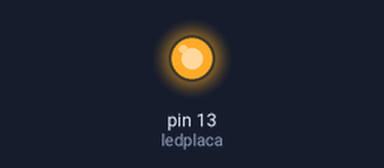
Bench run of a sketch on a simulated Arduino Uno, built with avr-gcc and run on an emulated ATmega328P. Parts: output pins drawn as LEDs (lit = HIGH). Dashed ring = blinking.

Above: at 1.0 s.
At 3.2 s:
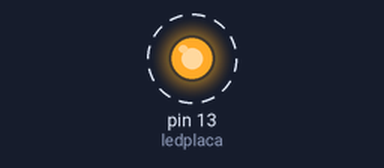
Timing chart, 0 to 4.6 s (numbered marks = the images above):
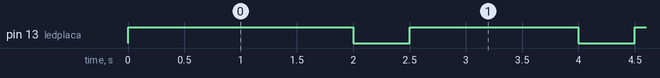

Measured:
- by itself, pin 13 (ledplaca): alternates HIGH for 1.5 s and LOW for 0.50 s

The sketch:

interrupcao.ino
```cpp
#include <TimerOne.h>

#define ledplaca 13

int tempo;

void setup() {
pinMode(ledplaca , OUTPUT);

digitalWrite(ledplaca, HIGH);

Timer1.initialize(10000); // inicializar timer com período de 10 mseg
Timer1.attachInterrupt(TrataTimer); // anexar função a ser executada a cada período

tempo = 50;

}

void loop() {

delay(2000);
digitalWrite(ledplaca, LOW);

}

void TrataTimer() {

tempo--;

if(tempo)

     return;

else
    {
     tempo = 50;
     digitalWrite(ledplaca, HIGH);
    }

}
```
